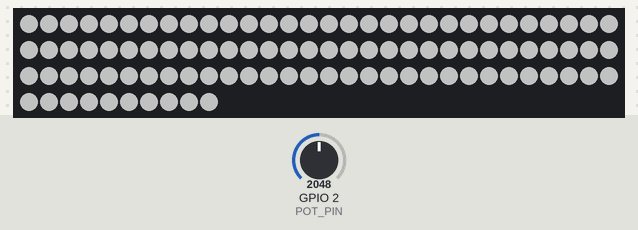
This program was run on a simulated Seeed XIAO ESP32-C3. Parts: 100 RGB LEDs in strip order, left to right, continuing on the next row. The inputs (shaded band) are chosen by the test bench; at power-on: GPIO 2 (POT_PIN) = 2048 (analog values on the 0–4095 scale). Dim RGB values are drawn brighter than linear; what the program prints to the serial monitor is not drawn.

Above: at 1.2 s.
1.3 s: GPIO 2 (POT_PIN) set to 0
2.9 s: GPIO 2 (POT_PIN) set to 491
4.5 s: GPIO 2 (POT_PIN) set to 10
At 6.4 s:
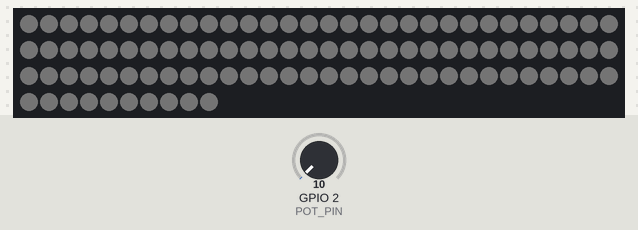
At 8.3 s:
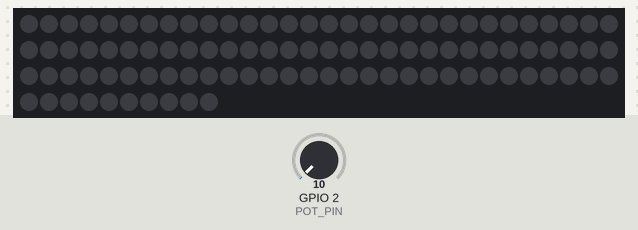

Measured:
- what the display in image 1 shows lasts 0.7 s, from 6.1 s to 6.8 s

The program:

main.cpp
```cpp
/*
 * Ostoregenerator Firmware - Ultra Minimal White LED with Potentiometer Control
 * ESP32-C3 XIAO based ostoregenerator with single WS2812B LED - Standalone Operation
 *
 * Features:
 * - 100x WS2812B white LEDs on pin D3
 * - Potentiometer brightness control on pin A0
 * - No WiFi, no sACN, no network protocols
 * - Maximum battery optimization
 * - Ultra-simple standalone operation
 */

#include <Arduino.h>
#include <Adafruit_NeoPixel.h>

// Pin definitions for ESP32-C3 XIAO
#define LED_PIN D3    // D3 (GPIO5) - 100x WS2812B LEDs
#define POT_PIN A0    // A0 (GPIO0) - Potentiometer for brightness control
#define NUM_LEDS 100  // 100 LEDs in the strip

// LED configuration for WS2812B RGB LED
Adafruit_NeoPixel strip(NUM_LEDS, LED_PIN, NEO_GRB + NEO_KHZ800);

// Potentiometer control variables
int potValue = 0;                    // Raw potentiometer reading (0-4095)
float brightnessMultiplier = 1.0;    // Brightness multiplier from pot (0.0-1.0)
float smoothedPot = 0.0;             // Exponentially smoothed potentiometer value
unsigned long lastPotRead = 0;       // Last time we read the potentiometer
const unsigned long POT_READ_INTERVAL = 50;  // Read pot every 50ms for smooth control
const float SMOOTHING_FACTOR = 0.1;  // Exponential smoothing factor

// LED state
uint8_t whiteBrightness = 204;       // 80% white intensity (204/255 = 0.8)

// Function declarations
void readPotentiometer();
void updateLED();

// Setup function - minimal initialization
void setup() {
  Serial.begin(115200);
  Serial.println();
  Serial.println("🔄 Ostoregenerator v2.0 - Ultra Minimal White LED + Pot Control");

  // Configure pins
  pinMode(POT_PIN, INPUT);
  analogReadResolution(12); // 12-bit ADC resolution (0-4095)

  // Initialize WS2812B LED strip
  strip.begin();
  strip.clear();
  strip.show();

  Serial.println("✅ Ostoregenerator ready - Pot-controlled 100x white LEDs");
  Serial.println("🎛️  Turn potentiometer to control brightness");
}

// Main loop - potentiometer control only
void loop() {
  unsigned long currentMillis = millis();

  // Read potentiometer and update LED brightness
  if (currentMillis - lastPotRead > POT_READ_INTERVAL) {
    readPotentiometer();
    updateLED();
    lastPotRead = currentMillis;
  }

  // Power-efficient delay
  delay(20); // Fast enough for smooth pot response
}

// Read potentiometer with smoothing
void readPotentiometer() {
  // Read potentiometer value from analog pin A0
  potValue = analogRead(POT_PIN); // 12-bit ADC (0-4095)

  // Apply exponential smoothing to prevent LED flickering
  float currentValue = (float)potValue / 4095.0; // Normalize to 0.0-1.0
  smoothedPot = (SMOOTHING_FACTOR * currentValue) + ((1.0 - SMOOTHING_FACTOR) * smoothedPot);

  // Convert to brightness multiplier
  brightnessMultiplier = smoothedPot;
}

// Update LED based on potentiometer value
void updateLED() {
  // Calculate white brightness based on potentiometer
  uint8_t brightness = (uint8_t)(whiteBrightness * brightnessMultiplier);

  // Set all 100 LEDs to white (R=G=B for white color)
  for (int i = 0; i < NUM_LEDS; i++) {
    strip.setPixelColor(i, strip.Color(brightness, brightness, brightness));
  }
  strip.show();

  // Print status occasionally (every ~1 second at 20ms delay)
  static int printCounter = 0;
  if (++printCounter >= 50) {
    Serial.printf("🎛️  Pot: %.2f, LED Brightness: %d (%.1f%%)\n",
                  brightnessMultiplier, brightness, brightnessMultiplier * 100.0);
    printCounter = 0;
  }
}
```
